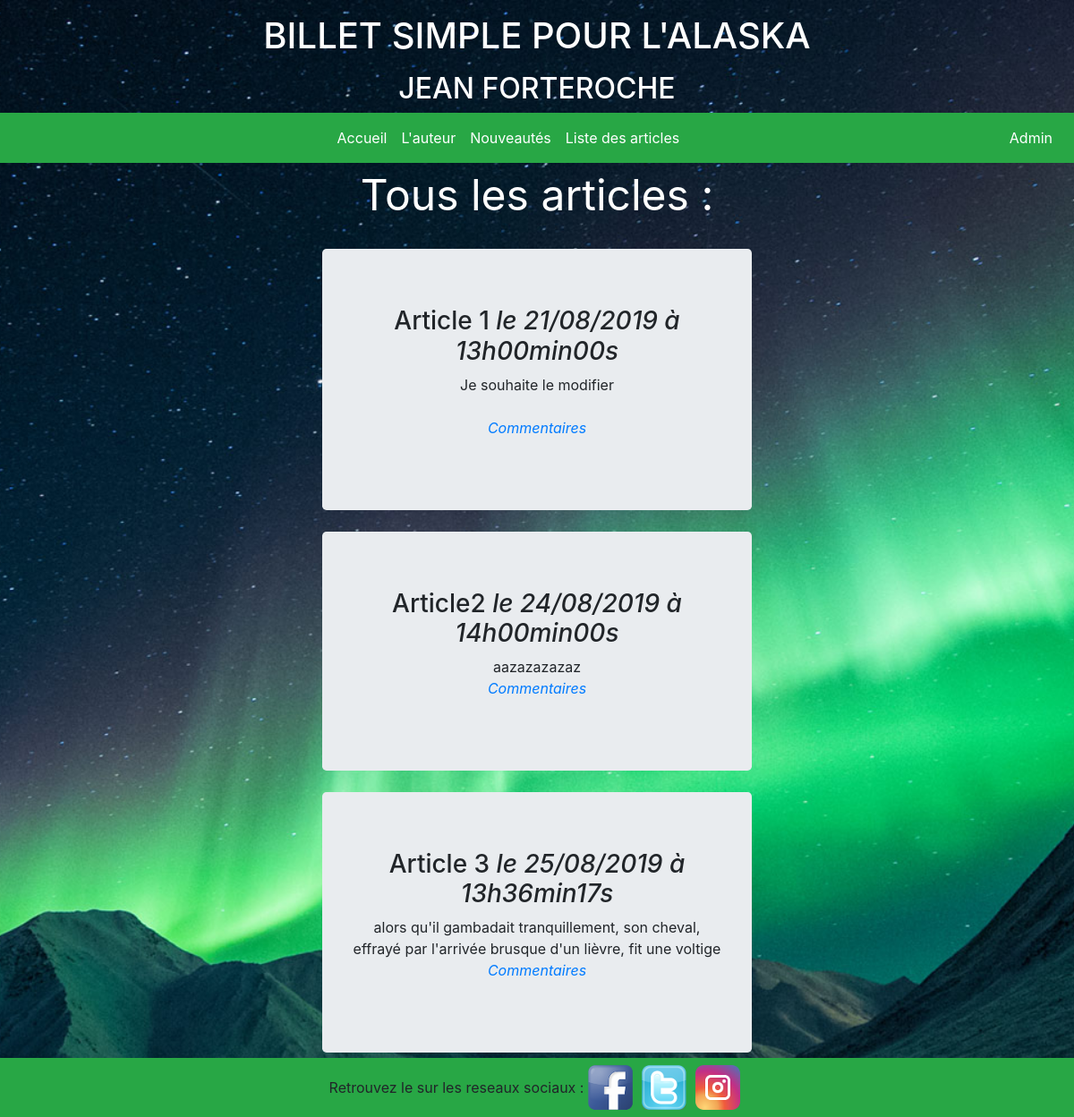
Screenshot of /Forteroche2/Blog/index.php?action=fullList with the database file from the repository.
### tables this page shows
CREATE TABLE IF NOT EXISTS `posts` (
  `id` int(11) NOT NULL AUTO_INCREMENT,
  `title` varchar(3000) NOT NULL,
  `content` varchar(3000) NOT NULL,
  `published` tinyint(1) NOT NULL,
  `creation_date` datetime DEFAULT CURRENT_TIMESTAMP,
  PRIMARY KEY (`id`)
);

### Forteroche2/Blog/Controller/PostController.php (called while the page is built, shortened)
<?php
require_once('Model/PostManager.php');
class PostController
{
	public function listFullPosts()
	{
		$postManager = new \Forteroche\Blog\Model\PostManager();
		$posts = $postManager->getFullPosts();
		require('View/frontend/fullList.php');
	}
}

### Forteroche2/Blog/Model/PostManager.php (called while the page is built, shortened)
<?php
class PostManager extends Manager
{
	public function getFullPosts()
	{
		$db = $this->dbConnect();
		$req = $db->query('SELECT id, title, content,published, DATE_FORMAT(creation_date, \'%d/%m/%Y à %Hh%imin%ss\') AS date_creation_fr FROM posts ORDER BY creation_date');
		return $req;
	}
}

### Forteroche2/Blog/View/frontend/fullList.php (the view, shortened to what this page needs)
<div class="lastPosts">
    <p>Tous les articles :</p>
    </div>
<?php
while ($data = $posts->fetch())
{
?>
    <div class="news">
        <div class="jumbotron">
            <div class="row">
                <div class="col text-center">
                    <h3>
                        <?= htmlspecialchars($data['title']); ?>
                        <em>le <?= $data['date_creation_fr']; ?></em>
                    </h3>
                    <p>
                    <?= nl2br(htmlspecialchars($data['content']));?>
                    <br />
                    <em><a href="index.php?action=post&amp;id=<?= $data['id'] ?>">Commentaires</a></em>
                    </p>
                </div>
            </div>
        </div>
    </div>
<?php
}
?>
<?php require('frontendTemplate.php'); ?>

### Forteroche2/Blog/Public/css/style.css (style rules this page uses)
body { margin:0; padding:0; background:url(../images/alaska.jpg)no-repeat center fixed; background-size: cover; }
.jumbotron { margin: 2% 30% 0px 30%; }
.lastPosts { color: white; text-align: center; font-size: 3em; }

### rows the page displays
posts: title "Article 1", date_creation_fr "21/08/2019 à 13h00min00s", content "Je souhaite le modifier"
posts: title "Article2", date_creation_fr "24/08/2019 à 14h00min00s", content "aazazazazaz"
posts: title "Article 3", date_creation_fr "25/08/2019 à 13h36min17s", content "alors qu'il gambadait tranquillement, son cheval, effrayé par l'arrivée brusque d'un lièvre, fit une voltige"
